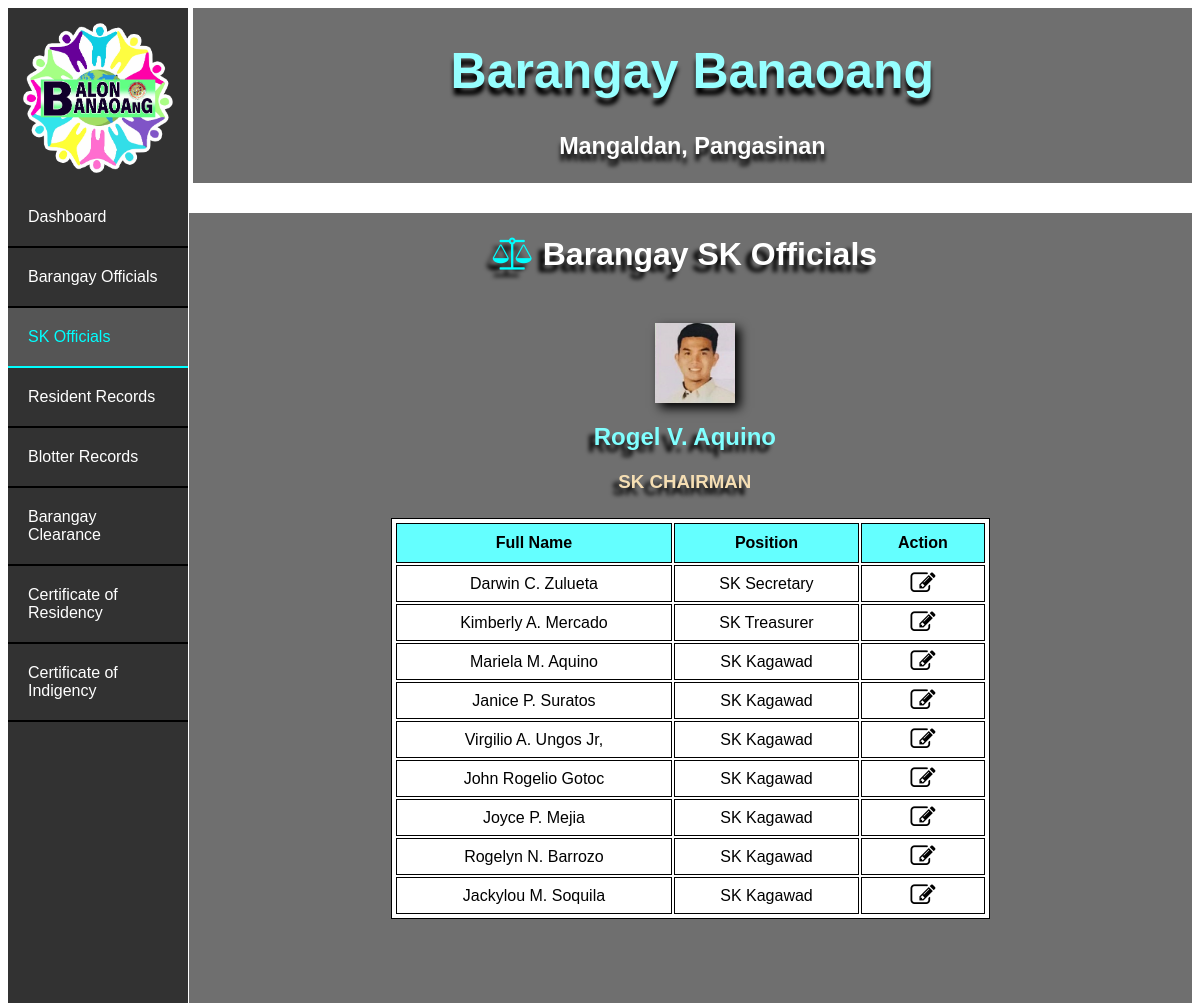
The page /list_sks on the database its author committed.
### bis/models.py (models this page shows)
class Official(models.Model):
    image = models.TextField(blank=True)
    full_name = models.CharField(max_length=30)
    chairmanship = models.CharField(max_length=30)
    position = models.CharField(max_length=30)

class Sk(models.Model):
    full_name = models.CharField(max_length=30)
    position = models.CharField(max_length=30)

### bis/views.py (the view)
# urls.py: path('list_sks', views.list_sks, name='list_sks'),
def list_sks(request):
    sks = Sk.objects.all()
    skc = Official.objects.get(chairmanship = 'SANGGUNIANG KABATAAN')
    return render(request, 'list_sks.html', { 'sks_list' : sks, 'skc' : skc })

### bis/templates/list_sks.html (shortened to what this page needs)
<!DOCTYPE html>
<html lang="en">
<head>
    {% load static %}
    <link rel="stylesheet" href="{% static 'index.css' %}">
    <link rel="stylesheet" type="text/css" href="https://maxcdn.bootstrapcdn.com/font-awesome/4.7.0/css/font-awesome.min.css">
</head>
<body>
  <div class="banr">
    <div class="bant"><h1>Barangay Banaoang</h1></div>
    <div class="bant2"><h3>Mangaldan, Pangasinan</h3></div>
</div>
<ul>
  <div class="logo1"></div>
  <li><a href="index">Dashboard</a></li>
  <li><a href="list_officials">Barangay Officials</a></li>
  <li><a class="active" href="list_sks">SK Officials</a></li>
  <li><a href="list_residents">Resident Records</a></li>
  <li><a href="list_blotters">Blotter Records</a></li>
  <li><a href="list_residents_bc">Barangay Clearance</a></li>
  <li><a href="list_residents_cr">Certificate of Residency</a></li>
  <li><a href="list_residents_ci">Certificate of Indigency</a></li>
</ul>
<div class="cont">
  <h1 class="h"><i class="fa fa-balance-scale" style="color:cyan"></i> Barangay SK Officials</h1>
  <div class="pb8" style="margin-left: 46.5%;">
    <img src="{{ skc.image }}" height="80px;" width="80px;" alt="rom">
</div>
<h2 class="h" style=" text-align: center; color:rgb(128, 255, 255) ;">{{ skc.full_name }}</h2>
<h3 class="h" style="text-align: center; color:wheat ;">SK CHAIRMAN</h3>
    <table style="width: 60%; margin-left: 20%;">
        <tr>
          <th>Full Name</th>
          <th>Position</th>
          <th>Action</th>
        </tr>
        {% for sk in sks_list %}
        <tr>
          <td>{{ sk.full_name }}</td>
          <td>{{ sk.position }}</td>
          <td><a href="/edit_sk/{{ sk.pk }}"><i class="fa fa-edit"></a></td>
        </tr>
        {% endfor %}
      </table>
    </div>
</body>
</html>

### bis/static/index.css (style rules this page uses)
body { font-family: sans-serif; background-image: url("bg.jpg"); background-size: 100%; }
ul { list-style-type: none; margin: 0; padding:0; width: 15%; background-color:rgba(50, 50, 50); position: fixed; height: 100%; overflow: auto; }
li a { display: block; color:white; padding: 20px 20px; text-decoration: none; border-bottom:2px solid black; }
li a.active { background-color: #555; color: cyan; border-color: cyan; }
.logo1 { background-image: url("blogo.png"); background-repeat: no-repeat; background-size: 90%; background-position: center; padding:50%; }
.banr { float: right; background-color:rgba(50, 50, 50, 0.7); width: 84.4%; }
.bant { text-align: center; font-size: 25px; color: rgb(150, 255, 255); text-shadow: 0px 7px 4px #000000; }
.bant2 { font-size: 20px; text-align: center; color: white; text-shadow: 0px 7px 4px #000000; }
.cont { padding:2px ; margin-top: 2.5%; float: right; background-color:rgba(50, 50, 50, 0.7); width: 84.4%; overflow: auto; padding-bottom: 5%; }
table, th, td { background-color: white; border: 1px solid black; }
table { margin-left: 10%; width: 80%; padding: 2px; margin-bottom: 2.5%; margin-top: 2.5%; }
th { background-color: rgb(100, 255, 255); padding: 10px; }
td { padding: 5px; text-align: center; }
.h { text-align: center; color: white; margin-right: 1.1%; text-shadow: -6px 7px 4px #000000; }
.pb8 { margin-left: 19%; box-shadow:black 5px 5px 10px ; margin-top:50px; height: 80px; width:80px; }

### bis/templates/list_sks.html (style rules this page uses)
.fa-edit { color:black; font-size: 25px; }

### rows shown on the page
Official: image (picture), full_name "Rogel V. Aquino"
Sk: full_name "Darwin C. Zulueta", position "SK Secretary"
Sk: full_name "Kimberly A. Mercado", position "SK Treasurer"
Sk: full_name "Mariela M. Aquino", position "SK Kagawad"
Sk: full_name "Janice P. Suratos", position "SK Kagawad"
Sk: full_name "Virgilio A. Ungos Jr,", position "SK Kagawad"
Sk: full_name "John Rogelio Gotoc", position "SK Kagawad"
Sk: full_name "Joyce P. Mejia", position "SK Kagawad"
Sk: full_name "Rogelyn N. Barrozo", position "SK Kagawad"
Sk: full_name "Jackylou M. Soquila", position "SK Kagawad"
